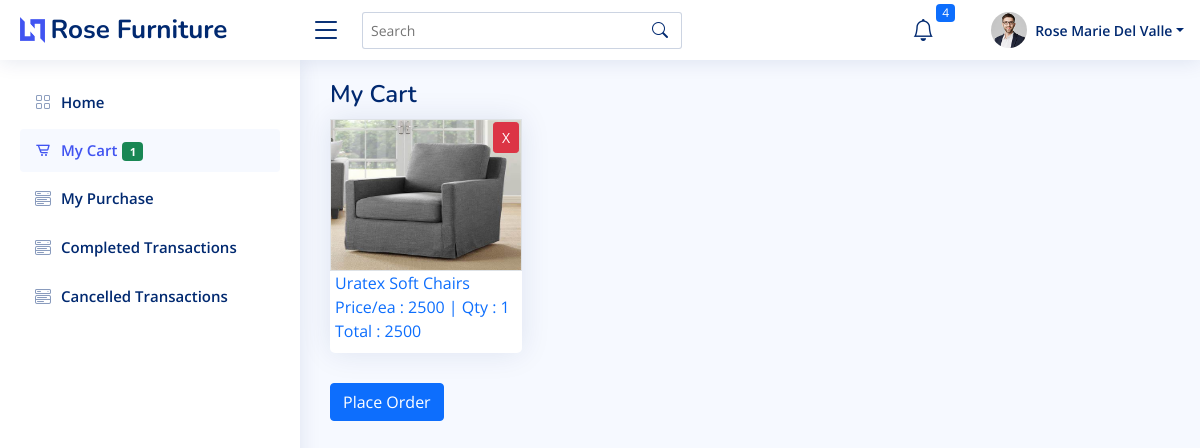
Screenshot of /ecommerce/my_cart.php (signed in) with the database file from the repository.
### tables this page shows
CREATE TABLE `tbl_users` (
  `user_id` int(11) NOT NULL,
  `first_name` varchar(100) DEFAULT NULL,
  `last_name` varchar(100) DEFAULT NULL,
  `address` varchar(250) DEFAULT NULL,
  `contact_no` varchar(50) DEFAULT NULL,
  `username` varchar(100) DEFAULT NULL,
  `password` varchar(100) DEFAULT NULL,
  `email` varchar(100) DEFAULT NULL,
  `group_code` int(11) DEFAULT NULL,
  `status` int(11) DEFAULT 1
);

CREATE TABLE `tbl_cart_items` (
  `cart_id` int(11) NOT NULL,
  `product_code` varchar(100) DEFAULT NULL,
  `product_name` varchar(100) DEFAULT NULL,
  `price` varchar(100) DEFAULT NULL,
  `quantity` varchar(100) DEFAULT NULL,
  `payment_method` varchar(100) DEFAULT NULL,
  `user_id` int(11) DEFAULT NULL,
  `status` int(11) DEFAULT 1
);

CREATE TABLE `tbl_products` (
  `product_id` int(11) NOT NULL,
  `product_code` varchar(100) DEFAULT NULL,
  `product_name` varchar(100) DEFAULT NULL,
  `product_price` varchar(100) DEFAULT NULL,
  `product_quantity` varchar(100) DEFAULT NULL,
  `product_category` varchar(100) DEFAULT NULL,
  `product_description` varchar(1000) DEFAULT NULL,
  `product_image` varchar(100) DEFAULT NULL,
  `product_status` varchar(100) DEFAULT '1'
);

### ecommerce/my_cart.php (the view, shortened to what this page needs)
<?php include '../includes/header_ecommerce.php'; ?>
    <div class="pagetitle">
      <h1>My Cart</h1>
    </div>
    <section class="section dashboard">
      <div class="row">
        <div class="col-lg-12">
          <div class="row">
            <?php
              include '../database/connection.php';
              $sql = mysqli_query($conn, "SELECT t1.cart_id, t1.product_code,
              t1.product_name, t1.price, t1.quantity, t2.product_image FROM
              tbl_cart_items t1 LEFT JOIN tbl_products t2 ON t1.product_code = t2.product_code
              WHERE user_id = '".$_SESSION['user_id']."' AND status = 1 ");
              while($row = mysqli_fetch_assoc($sql)){
                $totalQty = $row['price'] * $row['quantity'];
                ?>
                  <div class="col-xxl-4 col-md-3 btn-link">
                    <div class="card info-card">
                      <div style="position: relative;">
                        <button class="btn btn-danger btn-sm deleteItem" data-name="<?= $row['product_name'] ?>" data-id="<?= $row['cart_id'] ?>" style="position: absolute; right: 3px; top: 3px;">X</button>
                      </div>
                    <div class="border">
                    <img src="../ecommerce/uploads/<?= $row['product_image'] ?>" width="100%" height="150px" alt="">
                    </div>
                    <div style="margin-left: 5px;">
                    <div class="ml-2 ">
                        <label class=""><?= $row['product_name'] ?></label>
                      </div>
                      <div>
                      <label class="">Price/ea : <?= $row['price'] ?> | Qty : <?= $row['quantity'] ?></label>
                      </div>
                      <div>
                      <label class="">Total : <?= $totalQty ?></label>
                      </div>
                    </div>
                    </div>
                  </div>
                <?php
              }
            ?>
            <?php
                $count = $conn->query("SELECT COUNT(cart_id) AS 'count' FROM tbl_cart_items WHERE user_id = '".$_SESSION['user_id']."' AND status = 1 ");
                $fetchCount = $count->fetch_assoc();
                if($fetchCount['count'] == 0){
                  ?>
                <div class="text-center">
                  <h4>NO AVAILABLE ITEMS IN YOUR <br>CART PLEASE ADD ONE <a href="home">HERE</a></h4>
                </div>
                  <?php
                }else {
                  ?>
                    <div>
                      <button class="btn btn-primary" data-bs-toggle="modal" data-bs-target="#staticBackdrop">Place Order</button>
                    </div>
                  <?php
                }
            ?>
          </div>
        </div>
      </div>
    </section>
  <?php include '../includes/footer_ecommerce.php'; ?>

### includes/header_ecommerce.php (shortened to what this page needs)
<?php
@require_once '../database/connection.php';
$curPageName = substr($_SERVER["SCRIPT_NAME"],strrpos($_SERVER["SCRIPT_NAME"],"/")+1);
$getID     = $_SESSION['user_id'];
$queryUser = $conn->query("SELECT * FROM `tbl_users` WHERE `user_id` = '".$getID."' ");
$user      = $queryUser->fetch_assoc();
?>
<!DOCTYPE html>
<html lang="en">
<head>
  <link href="https://cdn.jsdelivr.net/npm/select2@4.1.0-rc.0/dist/css/select2.min.css" rel="stylesheet" />
  <link rel="stylesheet" href="https://cdnjs.cloudflare.com/ajax/libs/font-awesome/6.4.2/css/all.min.css" />
    <link href="assets/vendor/bootstrap-icons/bootstrap-icons.css" rel="stylesheet">
    <link href="assets/vendor/boxicons/css/boxicons.min.css" rel="stylesheet">
    <link href="assets/vendor/quill/quill.snow.css" rel="stylesheet">
    <link href="assets/vendor/quill/quill.bubble.css" rel="stylesheet">
    <link href="assets/vendor/remixicon/remixicon.css" rel="stylesheet">
    <link href="assets/css/bootstrap.min.css" rel="stylesheet">
    <link rel="stylesheet" href="assets/css/bsDatatable.css">
    <link href="https://cdn.jsdelivr.net/npm/sweetalert2@11.7.32/dist/sweetalert2.min.css" rel="stylesheet">
  <link href="assets/css/style.css" rel="stylesheet">
</head>
<body>
  <header id="header" class="header fixed-top d-flex align-items-center">
    <div class="d-flex align-items-center justify-content-between">
      <a href="index.html" class="logo d-flex align-items-center">
        <img src="assets/img/logo.png" alt="">
        <span class="d-none d-lg-block">Rose Furniture</span>
      </a>
      <i class="bi bi-list toggle-sidebar-btn"></i>
    </div>
    <div class="search-bar">
      <form class="search-form d-flex align-items-center" method="POST" action="#">
        <input type="text" name="query" placeholder="Search" title="Enter search keyword">
        <button type="submit" title="Search"><i class="bi bi-search"></i></button>
      </form>
    </div>
    <nav class="header-nav ms-auto">
      <ul class="d-flex align-items-center">
        <li class="nav-item dropdown">
          <a class="nav-link nav-icon" href="#" data-bs-toggle="dropdown">
            <i class="bi bi-bell"></i>
            <span class="badge bg-primary badge-number">4</span>
          </a>
        </li>
        <li class="nav-item dropdown pe-3">
          <a class="nav-link nav-profile d-flex align-items-center pe-0" href="#" data-bs-toggle="dropdown">
            <img src="assets/img/profile-img.jpg" alt="Profile" class="rounded-circle">
            <span class="d-none d-md-block dropdown-toggle ps-2"><?php echo $user['first_name']?> <?php echo $user['last_name']?></span>
          </a>
        </li>
      </ul>
    </nav>
  </header>
  <aside id="sidebar" class="sidebar">
    <ul class="sidebar-nav" id="sidebar-nav">
      <?php
        if($getID == 1){
          ?>
            <li class="nav-item">
            <a class="nav-link <?php if ($curPageName != "dashboard.php"){echo 'collapsed';}?>" href="dashboard">
              <i class="bi bi-grid"></i>
              <span>Dashboard</span>
            </a>
          </li>
              <?php
        }else {
          ?>
        <li class="nav-item">
        <a class="nav-link <?php if ($curPageName != "home.php"){echo 'collapsed';}?>"  href="home">
        <i class="bi bi-grid"></i><span>Home</span>
        </a>
      </li>
            <?php
        }
      ?>
        <?php
          if($_SESSION['group_code'] == 2) {
            ?>
            <li class="nav-item">
        <a class="nav-link <?php if ($curPageName != "my_cart.php"){echo 'collapsed';}?>"  href="../ecommerce/my_cart">
          <i class="bx bx-cart-alt"></i><span>My Cart</span>
            <?php
                $cartSelect = $conn->query("SELECT COUNT(cart_id) AS 'count' FROM tbl_cart_items WHERE user_id = '$getID' AND status = 1 ");
                $cartItem = $cartSelect->fetch_assoc();
            ?>
            <div class="text-end" style="margin-left: 5px;">
            <span class="badge bg-success badge-number"><?= $cartItem['count'] ?></span>
            </div>
        </a>
      </li>
      <li class="nav-item">
        <a class="nav-link <?php if ($curPageName != "my_purchase.php"){echo 'collapsed';}?>"  href="../ecommerce/my_purchase?history=to_pay">
          <i class="bi bi-menu-button-wide"></i><span>My Purchase</span>
        </a>
      </li>
      <li class="nav-item">
        <a class="nav-link <?php if ($curPageName != "cancelled_transactions.php"){echo 'collapsed';}?>"  href="cancelled_transactions">
          <i class="bi bi-menu-button-wide"></i><span>Completed Transactions</span>
        </a>
      </li>
      <li class="nav-item">
        <a class="nav-link <?php if ($curPageName != "cancelled_transactions.php"){echo 'collapsed';}?>"  href="cancelled_transactions">
          <i class="bi bi-menu-button-wide"></i><span>Cancelled Transactions</span>
        </a>
      </li>
            <?php
          }else if($_SESSION['group_code'] == 1){
            ?>
      <li class="nav-item">
        <a class="nav-link collapsed"
        data-bs-target="#forms-nav"
        data-bs-toggle="collapse" href="#">
          <i class="bi bi-journal-text"></i><span>Transactions</span><i class="bi bi-chevron-down ms-auto"></i>
        </a>
        <ul id="forms-nav" class="nav-content collapsed collapse
        <?php
        if ($curPageName == "approval.php" || $curPageName == "ship.php" || $curPageName == "transit.php"){
          echo 'show';
        }
        ?>" data-bs-parent="#sidebar-nav">
          <li>
            <a href="approval">
              <i class="bi bi-circle"  style="<?php if ($curPageName == "approval.php"){echo 'background: darkblue;';}?>"></i><span>For Approval</span>
            </a>
          </li>
          <li>
            <a href="ship">
              <i class="bi bi-circle" style="<?php if ($curPageName == "ship.php"){echo 'background: darkblue;';}?>"></i><span>To Ship</span>
            </a>
          </li>
          <li>
            <a href="transit">
              <i class="bi bi-circle" style="<?php if ($curPageName == "transit.php"){echo 'background: darkblue;';}?>"></i><span>In Transit</span>
            </a>
          </li>
          <li>
            <a href="forms-validation.html">
              <i class="bi bi-circle"></i><span>Form Validation</span>
            </a>
          </li>
        </ul>
      </li>
            <?php
          }else if($_SESSION['group_code'] == 3){
            ?>
      <li class="nav-item">
        <a class="nav-link collapsed"
        data-bs-target="#forms-nav"
        data-bs-toggle="collapse" href="#">
          <i class="bi bi-journal-text"></i><span>Transactions</span><i class="bi bi-chevron-down ms-auto"></i>
        </a>
        <ul id="forms-nav" class="nav-content collapsed collapse
        <?php
        if ($curPageName == "receiving.php" || $curPageName == "ship.php" || $curPageName == "transit.php"){
          echo 'show';
        }
        ?>" data-bs-parent="#sidebar-nav">
          <li>
            <a href="receiving">
              <i class="bi bi-circle"  style="<?php if ($curPageName == "receiving.php"){echo 'background: darkblue;';}?>"></i><span>My Receiving</span>
            </a>
          </li>
          <li>
            <a href="ship">
              <i class="bi bi-circle" style="<?php if ($curPageName == "ship.php"){echo 'background: darkblue;';}?>"></i><span>To Ship</span>
            </a>
          </li>
        </ul>
      </li>
            <?php
          }
        ?>
    </ul>
  </aside>
  <main id="main" class="main">

### ecommerce/assets/css/style.css (style rules this page uses)
:root { scroll-behavior: smooth; }
body { font-family: "Open Sans", sans-serif; background: #f6f9ff; color: #444444; }
a { color: #4154f1; text-decoration: none; }
h1, h2, h3, h4, h5, h6 { font-family: "Nunito", sans-serif; }
#main { margin-top: 60px; padding: 20px 30px; transition: all 0.3s; }
.pagetitle { margin-bottom: 10px; }
.pagetitle h1 { font-size: 24px; margin-bottom: 0; font-weight: 600; color: #012970; }
.card { margin-bottom: 30px; border: none; border-radius: 5px; box-shadow: 0px 0 30px rgba(1, 41, 112, 0.1); }
.logo { line-height: 1; }
@media (min-width: 1200px) { .logo { width: 280px; } }
.logo img { max-height: 26px; margin-right: 6px; }
.logo span { font-size: 26px; font-weight: 700; color: #012970; font-family: "Nunito", sans-serif; }
.header { transition: all 0.5s; z-index: 997; height: 60px; box-shadow: 0px 2px 20px rgba(1, 41, 112, 0.1); background-color: #fff; padding-left: 20px; }
.header .toggle-sidebar-btn { font-size: 32px; padding-left: 10px; cursor: pointer; color: #012970; }
.header .search-bar { min-width: 360px; padding: 0 20px; }
.header .search-form { width: 100%; }
.header .search-form input { border: 0; font-size: 14px; color: #012970; border: 1px solid rgba(1, 41, 112, 0.2); padding: 7px 38px 7px 8px; border-radius: 3px; transition: 0.3s; width: 100%; }
.header .search-form button { border: 0; padding: 0; margin-left: -30px; background: none; }
.header .search-form button i { color: #012970; }
.header-nav ul { list-style: none; }
.header-nav>ul { margin: 0; padding: 0; }
.header-nav .nav-icon { font-size: 22px; color: #012970; margin-right: 25px; position: relative; }
.header-nav .nav-profile { color: #012970; }
.header-nav .nav-profile img { max-height: 36px; }
.header-nav .nav-profile span { font-size: 14px; font-weight: 600; }
.header-nav .badge-number { position: absolute; inset: -2px -5px auto auto; font-weight: normal; font-size: 12px; padding: 3px 6px; }
.sidebar { position: fixed; top: 60px; left: 0; bottom: 0; width: 300px; z-index: 996; transition: all 0.3s; padding: 20px; overflow-y: auto; scrollbar-width: thin; scrollbar-color: #aab7cf transparent; box-shadow: 0px 0px 20px rgba(1, 41, 112, 0.1); background-color: #fff; }
@media (min-width: 1200px) { #main, #footer { margin-left: 300px; } }
.sidebar-nav { padding: 0; margin: 0; list-style: none; }
.sidebar-nav li { padding: 0; margin: 0; list-style: none; }
.sidebar-nav .nav-item { margin-bottom: 5px; }
.sidebar-nav .nav-link { display: flex; align-items: center; font-size: 15px; font-weight: 600; color: #4154f1; transition: 0.3; background: #f6f9ff; padding: 10px 15px; border-radius: 4px; }
.sidebar-nav .nav-link i { font-size: 16px; margin-right: 10px; color: #4154f1; }
.sidebar-nav .nav-link.collapsed { color: #012970; background: #fff; }
.sidebar-nav .nav-link.collapsed i { color: #899bbd; }
.dashboard .info-card { padding-bottom: 10px; }

### rows the page displays
tbl_users: first_name "Rose Marie", last_name "Del Valle"
tbl_cart_items: tbl_products.product_image (picture), product_name "Uratex Soft Chairs", price "2500", quantity "1"

### other values shown
$cartItem['count'] "1"
